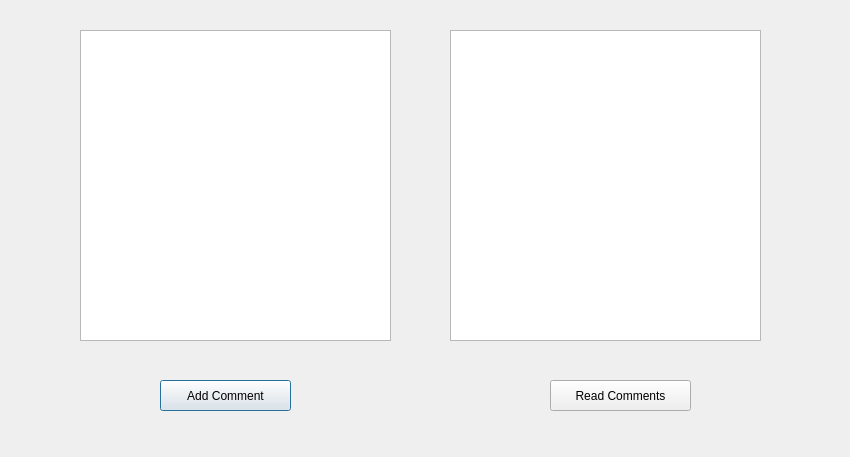
<?xml version="1.0" encoding="UTF-8"?>
<ui version="4.0">
 <class>Comments</class>
 <widget class="QDialog" name="Comments">
  <property name="geometry">
   <rect>
    <x>0</x>
    <y>0</y>
    <width>850</width>
    <height>457</height>
   </rect>
  </property>
  <property name="windowTitle">
   <string>Dialog</string>
  </property>
  <widget class="QPushButton" name="addbtn">
   <property name="geometry">
    <rect>
     <x>160</x>
     <y>380</y>
     <width>131</width>
     <height>31</height>
    </rect>
   </property>
   <property name="text">
    <string>Add Comment</string>
   </property>
  </widget>
  <widget class="QPushButton" name="readbtn">
   <property name="geometry">
    <rect>
     <x>550</x>
     <y>380</y>
     <width>141</width>
     <height>31</height>
    </rect>
   </property>
   <property name="text">
    <string>Read Comments</string>
   </property>
  </widget>
  <widget class="QPlainTextEdit" name="addlinedit">
   <property name="geometry">
    <rect>
     <x>80</x>
     <y>30</y>
     <width>311</width>
     <height>311</height>
    </rect>
   </property>
  </widget>
  <widget class="QPlainTextEdit" name="readlinedit">
   <property name="geometry">
    <rect>
     <x>450</x>
     <y>30</y>
     <width>311</width>
     <height>311</height>
    </rect>
   </property>
  </widget>
 </widget>
 <resources/>
 <connections/>
</ui>
